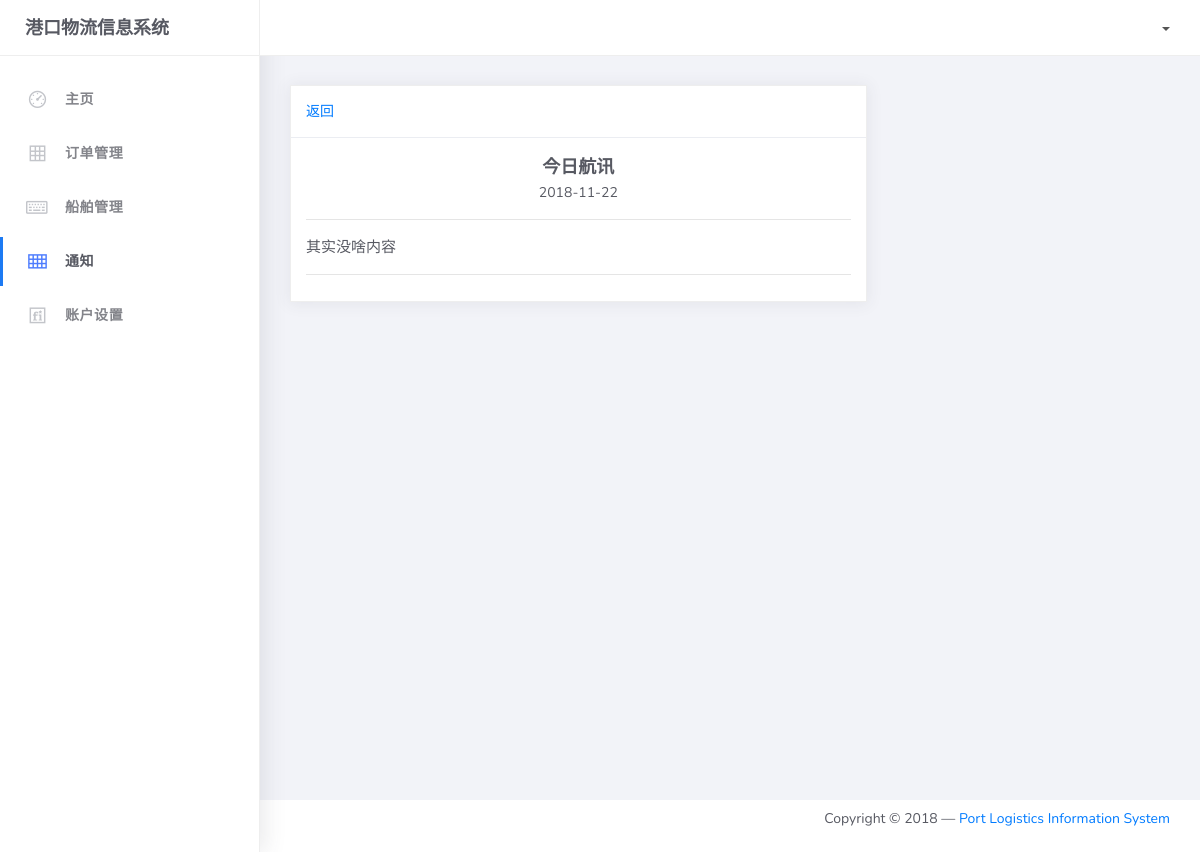
The page /notification/detail/1?infer=1 on the database its author committed.
### notification/models.py (models this page shows, shortened)
class Notification(models.Model):
    title = models.CharField(max_length=50)
    content = models.TextField()  # Text长文本字段，可以写很多内容
    publish_time = models.DateTimeField(auto_now_add=True)  # 日期，新增自动写入
    recommend = models.BooleanField(default=False) #置顶
    class Meta:
        ordering = ['-publish_time']

### notification/views.py (the view)
# urls.py: path('detail/<int:article_id>', views.detail, name='detail'),
def detail(request, article_id):
    blogs = get_object_or_404(Notification, id=article_id)
    infer = request.GET.get('infer')
    blogs.content = markdown.markdown(blogs.content,
                                      extension=[
                                          'markdown.extensions.extra',
                                      ])
    content = {"blogs": blogs, 'infer':infer}
    return render(request, "notification_detail.html", content)

### login/templates/notification_detail.html (shortened to what this page needs)
{% extends 'index.html' %}
{% block sidebar %}
	<li class="nav-item">
		<a href="{% url 'homepage' %}">
			<i class="la la-dashboard"></i>
			<p>主页</p>
		</a>
	</li>
	<li class="nav-item">
		<a href="{% url 'order' %}">
			<i class="la la-table"></i>
			<p>订单管理</p>
		</a>
	</li>
	<li class="nav-item">
		<a href="{% url 'ships' %}">
			<i class="la la-keyboard-o"></i>
			<p>船舶管理</p>
		</a>
	</li>
	<li class="nav-item active">
		<a href="/notification/list/1">
			<i class="la la-th"></i>
			<p>通知</p>
		</a>
	</li>
	<li class="nav-item">
		<a href="{% url 'profile' %}">
			<i class="la la-fonticons"></i>
			<p>账户设置</p>
		</a>
	</li>
{% endblock %}
{% block main-panel %}
    <div class="content">
    <div class="col-md-8">
        <div class="card">
            <div class="card-header">
               <a href="/notification/list/{{ infer }}" class="btn-group-toggle">返回</a>
            </div>
            <div class="card-body">
              <h5 class="card-title text-center">{{ blogs.title }}</h5>
                <div class="card-text text-center">{{ blogs.publish_time|date:"Y-m-d" }}</div>
                <hr>
              <p class="card-text">{{ blogs.content|safe }}</p>
                <hr>
            </div>
         </div>
    </div>
    </div>
{% endblock %}

### rows shown on the page
Notification: title "今日航讯", publish_time "2018-11-22", content "其实没啥内容"
